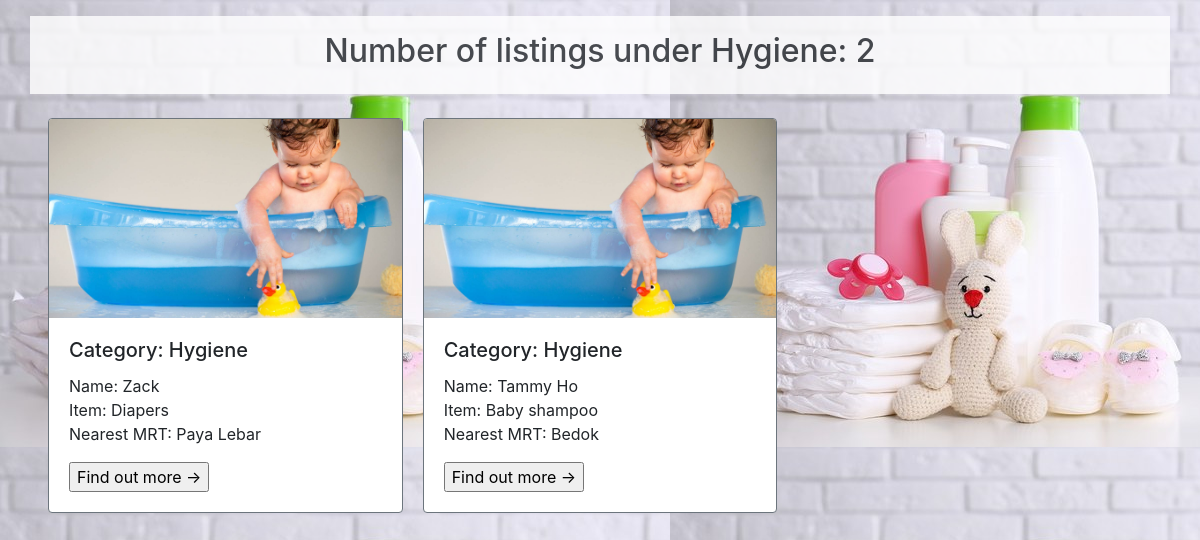
Screenshot of /misc/show_category.php?cat=Hygiene with the database file from the repository.
### tables this page shows
CREATE TABLE if not exists beneficiarylisting (
  username varchar(20) NOT NULL,
  mrt varchar(256) NOT NULL,
  category varchar(256) NOT NULL,
  item varchar(256) NOT NULL,
  quantity varchar(256) NOT NULL,
  itemcondition varchar(500)
);

### database/ListingDAO.php (called while the page is built, shortened)
<?php
  class ListingDAO {
    public function getListingByCat($category) {
      $connMgr = new ConnectionManager();
      $pdo = $connMgr->connect();
      $sql = 'SELECT username, mrt, category, item FROM beneficiarylisting where category = :category';
      $stmt = $pdo->prepare($sql);
      $stmt->bindParam(':category', $category, PDO::PARAM_STR);
      $stmt->execute();
      $result = [];
      $stmt->setFetchMode(PDO::FETCH_ASSOC);
      while($row = $stmt->fetch()) {
        $result[] = new Listing($row['username'], $row['mrt'], $row['category'], $row['item']);
      }
      return $result;
    }
  }
?>

### database/common.php (called while the page is built, shortened)
<?php
spl_autoload_register(function($class) {
    $path = $class . ".php";
});
?>

### database/Listing.php (called while the page is built)
<?php
    class Listing{
        private $username;
        private $category;
        private $item;
        private $mrt;
        public function __construct($username, $mrt, $category, $item){
            $this->username = $username;
            $this->mrt = $mrt;
            $this->category = $category;
            $this->item = $item;
        }
        public function getName(){
            return $this->username;
        }
        public function getCategory(){
            return $this->category;
        }
        public function getItem() {
            return $this->item;
        }
        public function getMrt(){
            return $this->mrt;
        }
    }
?>

### misc/show_category.php (the view, shortened to what this page needs)
<?php
    require_once "../database/common.php";
?>
<!DOCTYPE html>
<html lang="en">
<head>
    <link rel="stylesheet" href="https://stackpath.bootstrapcdn.com/bootstrap/4.5.2/css/bootstrap.min.css">
</head>
<body>
    <?php
        $category = $_GET["cat"];
        $dao = new ListingDAO;
        $listings = $dao->getListingByCat($category);
        $count = count($listings);
        echo "<div class='container text-center p-3 mt-3 heading'> <h2>Number of listings under {$category}: {$count}</h2></div>";
        echo "<br>";
        echo "<div class='card-columns px-5'>";
        foreach ($listings as $listing){
            echo "<div class='card border-secondary mb-3'>";
            if ($listing->getCategory() == 'Clothing') {
                echo "<img class='card-img-top' src='../images/cardclothes.jpg' alt='Card image cap'>";
            }
            elseif ($listing->getCategory() == 'Toys') {
                echo "<img class='card-img-top' src='../images/cardtoys.jpg' alt='Card image cap'>";
            }
            elseif ($listing->getCategory() == 'Hygiene') {
                echo "<img class='card-img-top' src='../images/cardhygiene.jpg' alt='Card image cap'>";
            }
            echo"
            <div class='card-body'>
                <form action='./display_popup.php'>
                    <h5 class='card-title'>Category: {$listing->getCategory()}</h5>
                    <p class='card-text'>Name: {$listing->getName()}<br>Item: {$listing->getItem()}<br> Nearest MRT: {$listing->getMrt()}</p>
                    <input type='hidden' name='u_name' value='{$listing->getName()}'>
                    <input type='submit' value='Find out more &#8594;'>
                </form>
            </div>
        </div>";
        }
        ?>
    </div>
</body>
</html>

### misc/show_category.php (style rules this page uses)
body { background-image: url("../images/showcatHygiene.jpg"); }
.heading { background-color: white; opacity: 0.8; }

### rows the page displays
beneficiarylisting: category "Hygiene", username "Tammy Ho", item "Baby shampoo", mrt "Bedok"
beneficiarylisting: category "Hygiene", username "Zack", item "Diapers", mrt "Paya Lebar"

### other values shown
$count "2"
